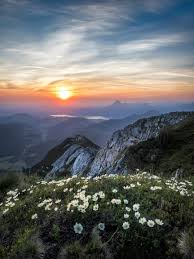
#> input picture DIP/DIP_Lab_406/Lab/353_lab_06/Lab_06_Python/nature.jpeg, 194 x 259 px
$ python RGB_to_HSI.py
#> lines starting #> are read from the running program, lines starting #| are printed output that depends on the picture
#> further down, rgb_image is the input picture: PIL image 194x259 RGB; mean R, G, B 101.1, 103.3, 104.3
import numpy as np
import matplotlib.pyplot as plt
from PIL import Image
def rgb2hsi_components(rgb_image):
    rgb_image = np.array(rgb_image, dtype=np.float64) / 255.0
#> rgb_image: shape (259, 194, 3) float64
    R = rgb_image[:, :, 0]
    G = rgb_image[:, :, 1]
    B = rgb_image[:, :, 2]
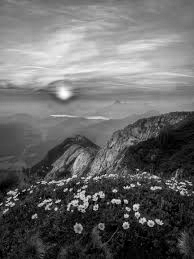
#> B: shape (259, 194) float64; min 0, max 1, mean 0.409
    I = (R + G + B) / 3
    min_RGB = np.minimum(np.minimum(R, G), B)
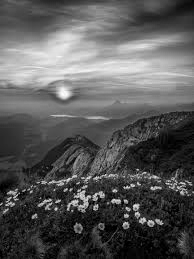
#> min_RGB: shape (259, 194) float64; min 0, max 0.992, mean 0.347
    S = 1 - (3 / (R + G + B + 1e-8)) * min_RGB
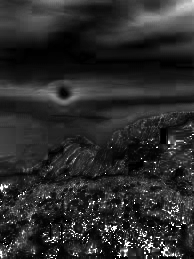
#> S: shape (259, 194) float64; min 3.36e-09, max 1, mean 0.17
    num = 0.5 * ((R - G) + (R - B))
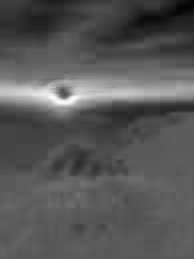
#> num: shape (259, 194) float64; min -0.316, max 0.571, mean -0.0105; drawn with min black and max white
    den = np.sqrt((R - G) ** 2 + (R - B) * (G - B)) + 1e-8
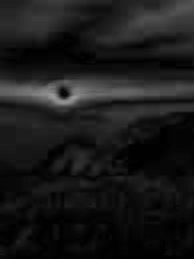
#> den: shape (259, 194) float64; min 1e-08, max 0.609, mean 0.101
    theta = np.arccos(num / den)
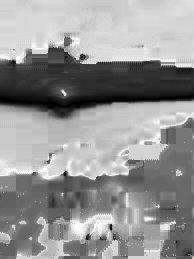
#> theta: shape (259, 194) float64; min 0.000212, max 3.14, mean 1.83; drawn with min black and max white
    H = np.copy(theta)
    H[B > G] = 2 * np.pi - H[B > G]
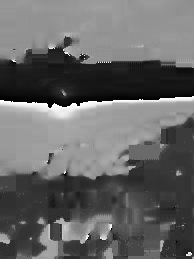
#> H: shape (259, 194) float64; min 0.000212, max 6.28, mean 2.52; drawn with min black and max white
    H = H / (2 * np.pi)
    return H, S, I
rgb_image = Image.open('nature.jpeg')
H, S, I = rgb2hsi_components(rgb_image)
fig, ax = plt.subplots(2, 2, figsize=(10, 8))
ax[0, 0].imshow(rgb_image)
ax[0, 0].set_title('RGB Image')
ax[0, 0].axis('off')
ax[0, 1].imshow(H, cmap='hsv')
ax[0, 1].set_title('Hue')
ax[0, 1].axis('off')
ax[1, 0].imshow(S, cmap='gray')
ax[1, 0].set_title('Saturation')
ax[1, 0].axis('off')
ax[1, 1].imshow(I, cmap='gray')
ax[1, 1].set_title('Intensity')
ax[1, 1].axis('off')
plt.tight_layout()
plt.show()
